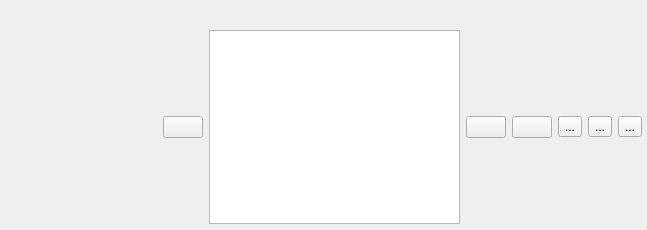
<?xml version="1.0" encoding="UTF-8"?>
<ui version="4.0">
 <class>titleBar</class>
 <widget class="QWidget" name="titleBar">
  <property name="geometry">
   <rect>
    <x>0</x>
    <y>0</y>
    <width>647</width>
    <height>230</height>
   </rect>
  </property>
  <property name="windowTitle">
   <string>Form</string>
  </property>
  <widget class="QWidget" name="layoutWidget">
   <property name="geometry">
    <rect>
     <x>150</x>
     <y>30</y>
     <width>492</width>
     <height>194</height>
    </rect>
   </property>
   <layout class="QHBoxLayout" name="titleLayout">
    <item>
     <widget class="QLabel" name="titleIcon">
      <property name="text">
       <string/>
      </property>
     </widget>
    </item>
    <item>
     <widget class="QPushButton" name="leftBtn">
      <property name="text">
       <string/>
      </property>
     </widget>
    </item>
    <item>
     <widget class="QListWidget" name="titleList"/>
    </item>
    <item>
     <widget class="QPushButton" name="rightBtn">
      <property name="text">
       <string/>
      </property>
     </widget>
    </item>
    <item>
     <widget class="QPushButton" name="addNewBtn">
      <property name="text">
       <string/>
      </property>
     </widget>
    </item>
    <item>
     <widget class="QToolButton" name="minimizeBtn">
      <property name="text">
       <string>...</string>
      </property>
     </widget>
    </item>
    <item>
     <widget class="QToolButton" name="maximizeBtn">
      <property name="text">
       <string>...</string>
      </property>
     </widget>
    </item>
    <item>
     <widget class="QToolButton" name="closeBtn">
      <property name="text">
       <string>...</string>
      </property>
     </widget>
    </item>
   </layout>
  </widget>
 </widget>
 <resources/>
 <connections/>
</ui>
